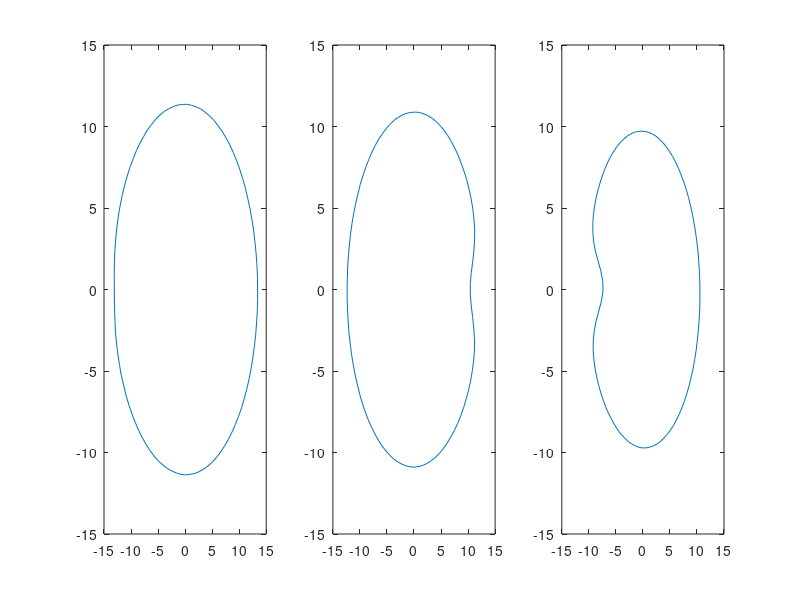
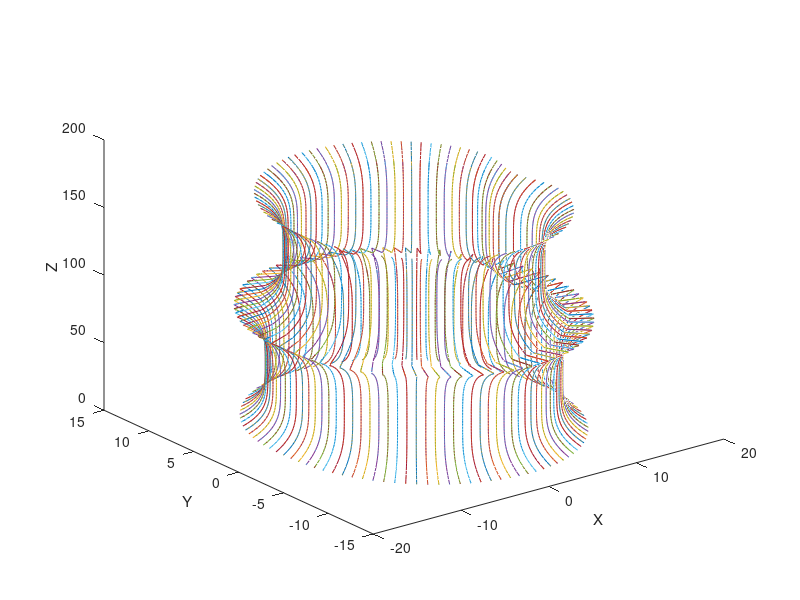

Source code (MATLAB) for these figures, in order:
% Generate realish looking stalk with synthetic data
%
% Features include 3 segments, upper segments taper, bowed segments,
% full interior, and rotated middle section.
%
% JH 8/8/2018
%
% =================== FROM DR COOK's "synthetic_stalk_sections.m" =====
% parameterized corn stalk cross-section
% Enumerating parameters:
%   - major diameter
%   - minor diameter
%   - notch depth
%   - notch width  <<<<----- THIS NEEDS WORK TO ALLOW FULL CONTROL!!!!!!
%   - amplitude of x-asymmetry
%   - location of x-asymmetry
%   - amplitude of y-asymmetry
%   - location of y-asymmetry
%   - probably should add breadth of x and y asymmetry features.  WHAT IS
%   THIS?

clear
clc

theta = linspace(0,2*pi,100);
nloc = pi;  % notch location?
m = 1; % multiplier

% Data = [1;
%     24;
%     22.53;
%     23.3;
%     21;
%     0;
%     0;
%     41.08];

for i = 1:3
    
    %     % Basic Geometry
    %     min_diam = unifrnd(15,20);
    %     maj_diam = unifrnd(20,25);
    %    % Notch Geometry
    %     ndepth = unifrnd(0.1,0.25);
    %     nwidth = 1;
    


% DEFINE DESIRED GEOMETRY FOR EACH INTERNODE
        if i == 1       % Segments 5-7 (Top)
            min_diam = 22.6;
            maj_diam = 26.84;
            ndepth = 0.023;
            nwidth = 1;
        elseif i == 2
            min_diam = 21.3;
            maj_diam = 23.75;
            ndepth = .168;
            nwidth = 1;
        else
            min_diam = 19.64;
            maj_diam = 21.15;
            ndepth = .303;
            nwidth = 1;
        end
    
    min_diam = min_diam*m/2;
    maj_diam = maj_diam*m/2;
    ndepth = ndepth*m;
    
    
    % x-Asymmetry
    aAmp = unifrnd(-0.05,0.05);
    aSym = unifrnd(-pi,pi);
    
    % Random Noise
    noisex = unifrnd(-0.001,0.001,1,100);
    noisey = unifrnd(-0.001,0.001,1,100);
    
    notch = ndepth./cosh(4*(theta/nwidth-nloc)).^2;
    notch(notch <= 0.001) = 0;
    % Could use the first non-zero point to determine where to start
    % looking for the notch measurement points. Look into the parametric
    % equations of the 
    
    asymmetry = aAmp*sin(theta - aSym);
    
    x = maj_diam*(cos(theta) + noisex + notch + asymmetry);
    
    %if mod(i,2) == 0, x = x*-1; end        % WHAT DOES THIS DO?
    
    % y-Asymmetry
    aAmp = unifrnd(-0.05,0.05);
    aSym = unifrnd(-pi,pi);
    asymmetry = aAmp*sin(theta - aSym);
    
    y = min_diam*(sin(theta) + noisey + asymmetry);
    rindx = unifrnd(0.92,0.94); % IS THIS EVEN USED DOWN THE LINE?
    rindy = unifrnd(0.92,0.94);
    
    X(i,:) = x;
    Y(i,:) = y;
end

%========================================================================
alpha = -(2*pi)*.5;         % must be a negative number for the shift function
% to work properly
% rotation matrix reassignment
new = ([X(2,:)' Y(2,:)']) *([cos(alpha) -sin(alpha); sin(alpha) cos(alpha)]);
Y(2,:) = new(:,2)';
X(2,:) = new(:,1)';


% Shift function
% Reassigns index values to compensate for the rotation
shift = round((-100*alpha)/(2*pi));

X2prime = zeros(1,(length(X) + shift));
X2prime((shift+1):end) = X(2,:);
X2prime(1:shift+1) = X2prime((length(X):end));
X2prime = X2prime(1:length(X));
X(2,:) = X2prime;

Y2prime = zeros(1,(length(Y) + shift));
Y2prime((shift+1):end) = Y(2,:);
Y2prime(1:shift+1) = Y2prime((length(Y):end));
Y2prime = Y2prime(1:length(Y));
Y(2,:) = Y2prime;

r = 15;
% Plot cross sections of stalks
hold on
set(gcf, 'Position', [300, 300, 1000, 350])

subplot(1,3,1)
plot(X(1,:),Y(1,:))
xlim([-r r])
ylim([-r r])

subplot(1,3,2)
plot(X(2,:),Y(2,:))
xlim([-r r])
ylim([-r r])

subplot(1,3,3)
plot(X(3,:),Y(3,:))
xlim([-r r])
ylim([-r r])

Xs(1,:) = X(1,:);
Ys(1,:) = Y(1,:);
Xs(1,100) = Xs(1,1);    % Solve the small gap problem
Ys(1,100) = Ys(1,1);

Xs(2,:) = X(2,:);
Ys(2,:) = Y(2,:);
Xs(2,100) = Xs(2,1);
Ys(2,100) = Ys(2,1);

Xs(3,:) = X(3,:);
Ys(3,:) = Y(3,:);
Xs(3,100) = Xs(3,1);
Ys(3,100) = Ys(3,1);

%use for loop to create multiple versions with different internode lengths
% for q=1:2

% Populate matrices (this method relies on the fact that the X and Y coords
% are centered at the origin)
L = 83*m; % internode length
a = L/40; % multiplier

Z = zeros(60,100);

for i = 1:80       % Generate Z vector
    Z(i,:) = i*a; %3*q instead of 4 if you are varying the lengths
end

% First segment
for i = 1:40
    X(i,:) = (.00000125*(i-20)^4 +.95)*Xs(1,:);
    Y(i,:) = (.00000125*(i-20)^4 +.95)*Ys(1,:);
end

% Second Segment

for i = 41:80
    X(i,:) = (.00000125*(i-60)^4 +.9)*Xs(2,:);
    Y(i,:) = (.00000125*(i-60)^4 +.9)*Ys(2,:);
end

% Make interpolation vectors into matrices
Zinterp = [2.075:0.25:Z(end,1)];
Zq = zeros(length(Zinterp),100);
Xq = zeros(length(Zinterp),100);
Yq = zeros(length(Zinterp),100);

for i = 1:100
    Xinterp = interp1(Z(:,i),X(:,i),Zinterp,'pchip');
    Yinterp = interp1(Z(:,i),Y(:,i),Zinterp,'pchip');
    for j = 1:length(Zinterp)
        Zq(j,i) = Zinterp(j);
        Xq(j,i) = Xinterp(j);
        Yq(j,i) = Yinterp(j);
    end
end


% Zq = [2.075:0.25:Z(end,1)];         % These are all row vectors and the interpolated ones can't be turned into column vectors for some reason
% Xq = interp1(Z(:,1),X(:,1),Zq);
% Yq = interp1(Z(:,1),Y(:,1),Zq);



figure(2)
plot3(X,Y,Z)
xlabel('X');
ylabel('Y');
zlabel('Z');
hold on
plot3(Xq,Yq,Zq)
% legend('original data','interpolated data')

%% TRY USING INTERP1 IN A GOOD DATA STRUCTURE TO INTERPOLATE ALL THE 3D DATA POINTS

% % Third Segment
% 
% for i = 81:120
%     X(i,:) = (.00000125*(i-100)^4 +.85)*Xs(3,:);
%     Y(i,:) = (.00000125*(i-100)^4 +.85)*Ys(3,:);
% end

% % This block is necessary because of the nature of the STL writer.
% % In the stitching process, it will make triangle connections from one
% % index to the other.  The first 60 indices are responsible for the
% % exterior where the generator works upwards.  The next 60 indices must
% % work from 'top to bottom'
% flipper = flip(Z);
% Z(61:120,:) = flipper;
% 
% X(61:120,:) = zeros;
% flipper = flip(X(1:60,:));
% X(61:120,:) = .8*flipper;
% 
% Y(61:120,:) = zeros;
% flipper = flip(Y(1:60,:));
% Y(61:120,:) = .8*flipper;
% 
% Z(121,:) = 4;
% X(121,:) = X(1,:);
% Y(121,:) = Y(1,:);

% also note the necessity of duplicate points to finish the stitching






% surf2stl_V1('stalk.stl',X,Y,Z)

% surf2stl_V1('stalkinterp.stl',Xq,Yq,Zq)








%     %writes the STL
%     if q==1
%         surf2stl_V1('qTest1.stl',X,Y,Z)
%     else
%         surf2stl_V1('qTest2.stl',X,Y,Z)
%     end
% end
% to write to different stls and complete the loop for multiple
% internode lengths of the same geometry cross-section
